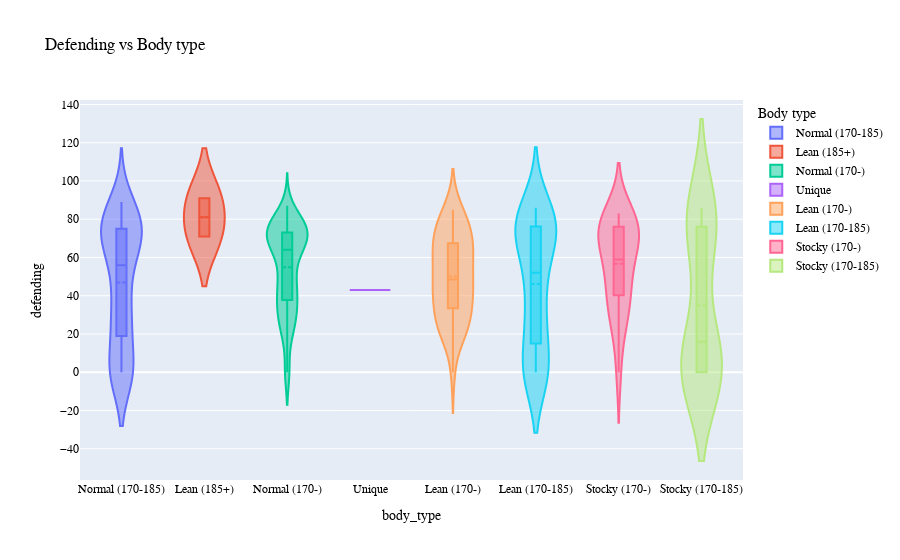

The cell this chart's notebook holds for it:
### Markdown cell above
Defending vs Body Type

### Code cell
plot_violin_plot(abilities_df_cleaned,x_col='defending',y_col='body_type')

### Figure 1 — Plotly figure (JSON) as saved in the notebook; plotly's stock layout.template omitted (floating-point values rounded to 4 significant figures; data arrays with more than 128 entries replaced by an {"elided": "..."} marker saying what was removed)
{"data": [{"box": {"visible": true}, "meanline": {"visible": true}, "name": "Normal (170-185)", "type": "violin", "x": ["Normal (170-185)", "Normal (170-185)", "Normal (170-185)", "Normal (170-185)", "Normal (170-185)", "Normal (170-185)", "Normal (170-185)", "Normal (170-185)", "Normal (170-185)", "Normal (170-185)", "Normal (170-185)", "Normal (170-185)", "Normal (170-185)", "Normal (170-185)", "Normal (170-185)", "Normal (170-185)", "Normal (170-185)", "Normal (170-185)", "Normal (170-185)", "Normal (170-185)", "Normal (170-185)", "Normal (170-185)", "Normal (170-185)", "Normal (170-185)", "Normal (170-185)", "Normal (170-185)", "Normal (170-185)", "Normal (170-185)", "Normal (170-185)", "Normal (170-185)", "Normal (170-185)", "Normal (170-185)", "Normal (170-185)", "Normal (170-185)", "Normal (170-185)", "Normal (170-185)", "Normal (170-185)", "Normal (170-185)", "Normal (170-185)", "Normal (170-185)", "Normal (170-185)", "Normal (170-185)", "Normal (170-185)", "Normal (170-185)", "Normal (170-185)", "Normal (170-185)", "Normal (170-185)", "Normal (170-185)", "Normal (170-185)", "Normal (170-185)", "Normal (170-185)", "Normal (170-185)", "Normal (170-185)", "Normal (170-185)", "Normal (170-185)", "Normal (170-185)", "Normal (170-185)", "Normal (170-185)", "Normal (170-185)", "Normal (170-185)", "Normal (170-185)", "Normal (170-185)", "Normal (170-185)", "Normal (170-185)", "Normal (170-185)", "Normal (170-185)", "Normal (170-185)", "Normal (170-185)", "Normal (170-185)", "Normal (170-185)", "Normal (170-185)", "Normal (170-185)", "Normal (170-185)", "Normal (170-185)", "Normal (170-185)", "Normal (170-185)", "Normal (170-185)", "Normal (170-185)", "Normal (170-185)", "Normal (170-185)"], "y": [89, 32, 55, 88, 37, 88, 48, 69, 59, 0, 0, 85, 84, 69, 0, 0, 32, 0, 83, 73, 73, 78, 43, 0, 53, 23, 0, 24, 0, 80, 0, 81, 0, 23, 34, 82, 81, 32, 74, 81, 41, 76, 74, 0, 75, 79, 0, 68, 77, 56, 78, 78, 77, 0, 28, 77, 55, 27, 32, 75, 19, 71, 0, 71, 19, 18, 57, 0, 70, 70, 75, 0, 0, 71, 25, 70, 0, 67, 64, 56]}, {"box": {"visible": true}, "meanline": {"visible": true}, "name": "Lean (185+)", "type": "violin", "x": ["Lean (185+)", "Lean (185+)"], "y": [91, 71]}, {"box": {"visible": true}, "meanline": {"visible": true}, "name": "Normal (170-)", "type": "violin", "x": {"elided": "177 str values"}, "y": {"elided": "177 int values"}}, {"box": {"visible": true}, "meanline": {"visible": true}, "name": "Unique", "type": "violin", "x": ["Unique"], "y": [43]}, {"box": {"visible": true}, "meanline": {"visible": true}, "name": "Lean (170-)", "type": "violin", "x": ["Lean (170-)", "Lean (170-)", "Lean (170-)", "Lean (170-)", "Lean (170-)", "Lean (170-)", "Lean (170-)", "Lean (170-)", "Lean (170-)", "Lean (170-)", "Lean (170-)", "Lean (170-)", "Lean (170-)", "Lean (170-)", "Lean (170-)", "Lean (170-)", "Lean (170-)", "Lean (170-)", "Lean (170-)", "Lean (170-)", "Lean (170-)", "Lean (170-)", "Lean (170-)", "Lean (170-)", "Lean (170-)", "Lean (170-)", "Lean (170-)", "Lean (170-)", "Lean (170-)", "Lean (170-)", "Lean (170-)", "Lean (170-)", "Lean (170-)", "Lean (170-)", "Lean (170-)", "Lean (170-)", "Lean (170-)", "Lean (170-)", "Lean (170-)", "Lean (170-)", "Lean (170-)", "Lean (170-)", "Lean (170-)", "Lean (170-)"], "y": [49, 36, 85, 45, 83, 46, 56, 57, 82, 33, 26, 82, 77, 75, 66, 61, 71, 73, 29, 48, 45, 43, 64, 0, 23, 19, 75, 40, 22, 69, 20, 34, 74, 57, 24, 25, 39, 39, 22, 66, 63, 43, 62, 55]}, {"box": {"visible": true}, "meanline": {"visible": true}, "name": "Lean (170-185)", "type": "violin", "x": ["Lean (170-185)", "Lean (170-185)", "Lean (170-185)", "Lean (170-185)", "Lean (170-185)", "Lean (170-185)", "Lean (170-185)", "Lean (170-185)", "Lean (170-185)", "Lean (170-185)", "Lean (170-185)", "Lean (170-185)", "Lean (170-185)", "Lean (170-185)", "Lean (170-185)", "Lean (170-185)", "Lean (170-185)", "Lean (170-185)", "Lean (170-185)", "Lean (170-185)", "Lean (170-185)", "Lean (170-185)", "Lean (170-185)", "Lean (170-185)", "Lean (170-185)", "Lean (170-185)", "Lean (170-185)", "Lean (170-185)", "Lean (170-185)", "Lean (170-185)", "Lean (170-185)", "Lean (170-185)", "Lean (170-185)", "Lean (170-185)", "Lean (170-185)", "Lean (170-185)", "Lean (170-185)", "Lean (170-185)", "Lean (170-185)", "Lean (170-185)", "Lean (170-185)", "Lean (170-185)", "Lean (170-185)", "Lean (170-185)", "Lean (170-185)", "Lean (170-185)", "Lean (170-185)", "Lean (170-185)", "Lean (170-185)"], "y": [45, 47, 77, 80, 82, 86, 35, 44, 86, 20, 82, 0, 32, 0, 78, 22, 0, 0, 70, 79, 73, 78, 80, 0, 0, 78, 75, 75, 77, 0, 52, 75, 76, 0, 24, 70, 24, 62, 0, 23, 72, 69, 0, 74, 0, 52, 0, 57, 29]}, {"box": {"visible": true}, "meanline": {"visible": true}, "name": "Stocky (170-)", "type": "violin", "x": ["Stocky (170-)", "Stocky (170-)", "Stocky (170-)", "Stocky (170-)", "Stocky (170-)", "Stocky (170-)", "Stocky (170-)", "Stocky (170-)", "Stocky (170-)", "Stocky (170-)", "Stocky (170-)", "Stocky (170-)", "Stocky (170-)", "Stocky (170-)", "Stocky (170-)", "Stocky (170-)", "Stocky (170-)", "Stocky (170-)", "Stocky (170-)", "Stocky (170-)", "Stocky (170-)"], "y": [41, 76, 79, 83, 76, 52, 77, 77, 74, 58, 0, 75, 25, 72, 35, 23, 59, 38, 59, 41, 70]}, {"box": {"visible": true}, "meanline": {"visible": true}, "name": "Stocky (170-185)", "type": "violin", "x": ["Stocky (170-185)", "Stocky (170-185)", "Stocky (170-185)", "Stocky (170-185)", "Stocky (170-185)", "Stocky (170-185)", "Stocky (170-185)", "Stocky (170-185)", "Stocky (170-185)", "Stocky (170-185)", "Stocky (170-185)", "Stocky (170-185)", "Stocky (170-185)", "Stocky (170-185)", "Stocky (170-185)", "Stocky (170-185)", "Stocky (170-185)"], "y": [86, 84, 0, 83, 75, 0, 0, 79, 0, 75, 26, 0, 0, 0, 69, 0, 16]}], "layout": {"font": {"color": "black", "family": "Courier New, monospace", "size": 12}, "legend": {"title": {"text": "Body type"}}, "title": {"text": "Defending vs Body type"}, "xaxis": {"title": {"text": "body_type"}}, "yaxis": {"title": {"text": "defending"}}}}
